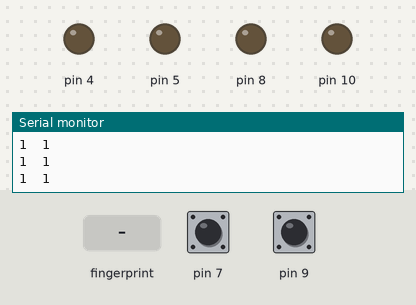
The sketch below on a simulated Arduino Uno, built with avr-gcc and run on an emulated ATmega328P. On the bench: output pins drawn as LEDs (lit = HIGH), the last lines printed to the serial monitor. Dashed ring = blinking. The inputs (shaded band) are chosen by the test bench; at power-on: pin 7 HIGH, pin 9 HIGH.

Above: at 2.3 s.
2.4 s: finger stored as number 1 placed on the sensor
At 4.2 s:
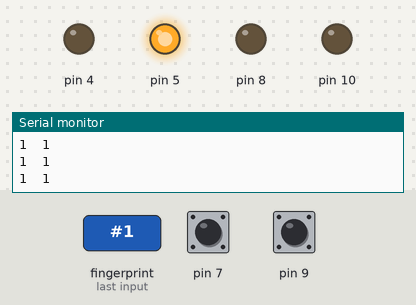
At 4.7 s:
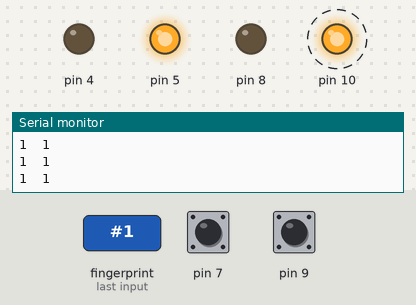
Timing chart, 0 to 11.4 s (numbered marks = the images above; inputs shaded):
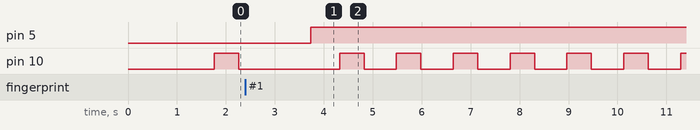

Measured:
- after the input at 2.4 s, pin 5: LOW → HIGH after 1.3 s
- by itself, pin 10: alternates HIGH for 0.50 s and LOW for 0.66 s

The sketch:

arduino1.ino
```cpp
#include <Adafruit_Fingerprint.h>
#include <SoftwareSerial.h>

//7 right al
//9 left al

SoftwareSerial mySerial(2,3);  //3 te white

Adafruit_Fingerprint finger = Adafruit_Fingerprint(&mySerial);
  int ls=1;
  int rs=1;
  int crap=0;
void setup()
{
  Serial.begin(9600);
  finger.begin(57600);
  finger.getTemplateCount();
  pinMode(8,OUTPUT);
  digitalWrite(8,LOW);
  pinMode(4,OUTPUT);
  pinMode(5,OUTPUT);
  digitalWrite(4,LOW);
  digitalWrite(5,LOW);
  delay(100);
  pinMode(7,INPUT_PULLUP);
  pinMode(9,INPUT_PULLUP);
  pinMode(10,OUTPUT);

}

void loop()                     // run over and over again
{
  int ra=digitalRead(7);
  int la=digitalRead(9);
  Serial.print(la);
  Serial.print("  ");
  Serial.println(ra);
  getFingerprintIDez();
  delay(50);            //don't ned to run this at full speed.

  if(la==0&&ra==0){
        crap=0;
        }
  if(ls==1||rs==1){
    if(la==1||ra==1){
      crap++;
      }
    }
    if(crap>5){
      text();
      crap=0;
      }
}

int getFingerprintIDez() {
  uint8_t p = finger.getImage();
  if (p != FINGERPRINT_OK)  return -1;

  p = finger.image2Tz();
  if (p != FINGERPRINT_OK)  return -1;

  p = finger.fingerFastSearch();
  if (p != FINGERPRINT_OK)  {
  Serial.println("milenai");
  digitalWrite(8,HIGH);
  delay(100);
  digitalWrite(8,LOW);

    return -1;
  }

Serial.print(finger.fingerID);
  delay(500);
  Serial.println(finger.confidence);
  delay(500);
  if(finger.fingerID==1||finger.fingerID==2){
    rdo();
    }
  else if(finger.fingerID==3||finger.fingerID==4){
      ldo();
      }
  return finger.fingerID;
}

void ldo(){
  Serial.print("x");
  if (ls==0){
    digitalWrite(4,LOW);
    Serial.println("low");
    delay(100);
    ls=1;
    }
    else if(ls==1){
      digitalWrite(4,HIGH);
      Serial.println("high");
      delay(100);
      ls=0;
      }
  }

void rdo(){

  Serial.print("y");
  if (rs==0){
    digitalWrite(5,LOW);
    Serial.println("low");
    delay(100);
    rs=1;
  }
    else if(rs==1){
      digitalWrite(5,HIGH);
      Serial.println("high");
      delay(100);
      rs=0;
      }
  }

  void text(){
    digitalWrite(10,HIGH);
    delay(500);
    digitalWrite(10,LOW);
    }
```
